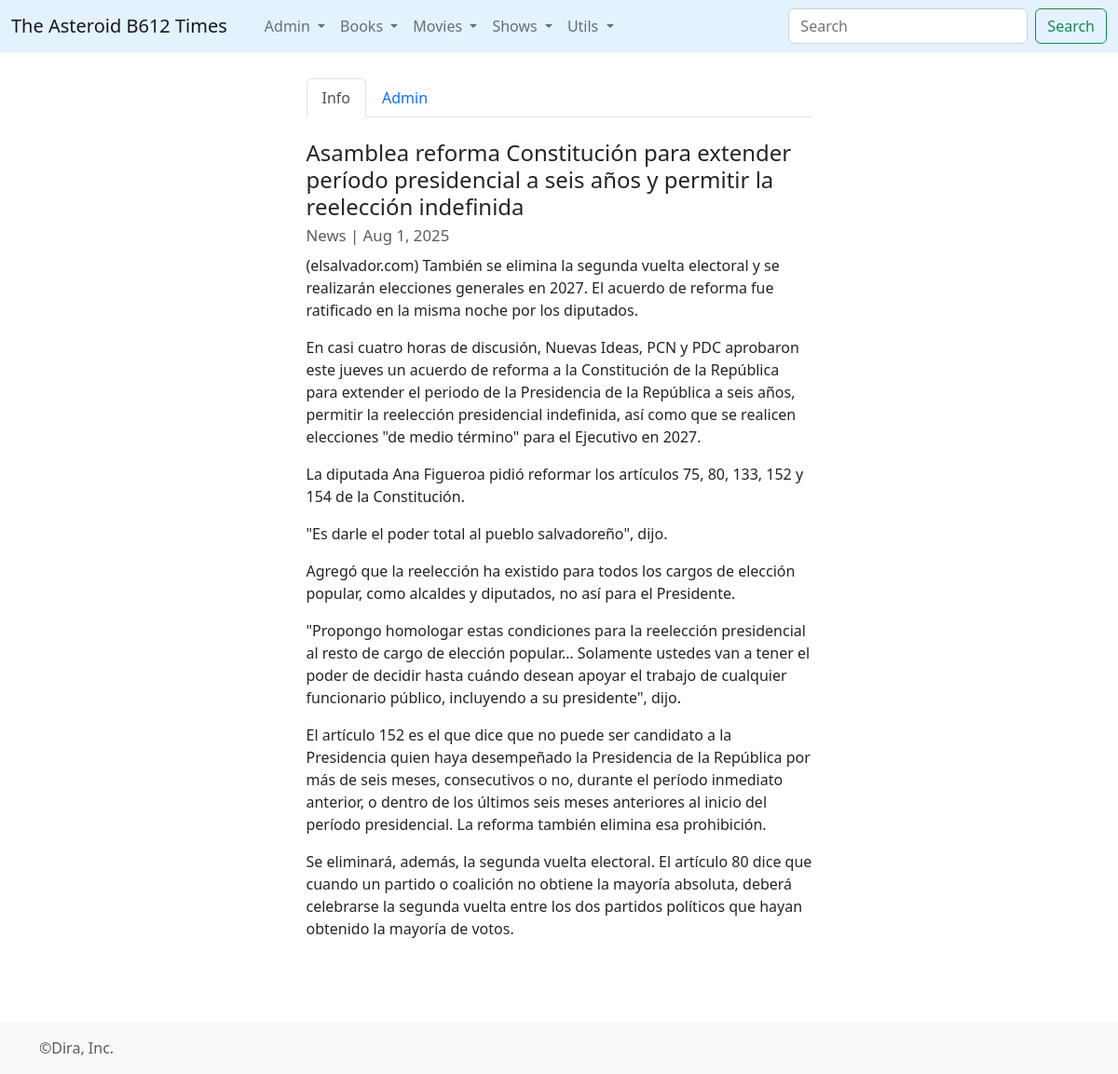
/wiki/402, run on the app's committed database.
### times/models.py (models this page shows, shortened)
class Wiki(models.Model):
	wtype = models.ForeignKey(WikiType,on_delete=models.CASCADE)
	title = models.CharField(max_length=512)
	info = models.TextField()
	created_at = models.DateTimeField(auto_now=True)
	updated_at = models.DateTimeField(null=True,blank=True)
	@property
	def mainPic(self):
		npics = WikiPhoto.objects.filter(wiki__id=self.id,imgtype=1).count()
		if npics == 0:
			return None
		else:
			pks = WikiPhoto.objects.filter(wiki=self.id,imgtype=1).values_list('pk', flat=True)
			random_pk = choice(pks)
			ppic = WikiPhoto.objects.get(pk=random_pk)
			return ppic.imagen.url
	@property
	def mdOutput(self):
		n_corte = self.info.find('==headtext==')
		if n_corte == -1:
			this_texto = self.info
		else:
			this_texto = self.info.replace('==headtext==','')
		return(markdown.markdown(this_texto,extensions=['extra']))
	@property
	def onbookcomm(self):
		conteo = MediaWiki.objects.filter(media_type=1,mwiki=self).count()
		if conteo == 0:
			return ""
		else:
			this_mediawiki = MediaWiki.objects.filter(media_type=1,mwiki=self).latest('id')
			this_book = Book.objects.get(pk=int(this_mediawiki.media_id))
			return " on <a href='/book/" + str(this_book.id) + "' style='text-decoration:none;'>"+this_book.titulo+"</a> "
	@property
	def nbooks(self):
		conteo = Credito.objects.filter(ctype__id__in=[1,7],media_type=1,persona=self).count()
		return conteo

class WikiType(models.Model):
	category = models.CharField(max_length=255)

### times/views.py (the view)
# urls.py: path('wiki/<wid>', views.wiki, name='wiki'),
def wiki(request,wid):
	this_wiki = Wiki.objects.get(pk=int(wid))
	collection = Pagina.objects.all().order_by('titulo')
	wtypes = WikiType.objects.all()
	rel_books = Book.objects.raw("""
		select
		    a.*
		from
		    times_book a
		    inner join times_credito b
		    on a.id = b.media_id
		    inner join times_wiki c
		    on b.persona_id = c.id
		where
		    c.id = {}
		   order by a.pub_year
		    """.format(this_wiki.id))
	return render(request,'view-wiki.html',{'this_wiki':this_wiki,'paginas':collection,'wtypes':wtypes,'creditos':rel_books})

### times/templates/view-wiki.html (shortened to what this page needs)
{% extends 'base_forms.html' %}
{% block contenido %}
<ul class="nav nav-tabs" id="myTab" role="tablist">
  <li class="nav-item" role="presentation">
    <button class="nav-link active" id="home-tab" data-bs-toggle="tab" data-bs-target="#home" type="button" role="tab" aria-controls="home" aria-selected="true">Info</button>
  </li>
  <li class="nav-item" role="presentation">
    <button class="nav-link" id="profile-tab" data-bs-toggle="tab" data-bs-target="#profile" type="button" role="tab" aria-controls="profile" aria-selected="false">Admin</button>
  </li>
</ul>
<div class="tab-content" id="myTabContent">
  <div class="tab-pane fade show active" id="home" role="tabpanel" aria-labelledby="home-tab">
  	<br>
  	<article class="blog-post">
		<h4>{{this_wiki.title}} <br><small class="text-muted" style="font-size: 0.7em; font-weight: normal;">{{this_wiki.wtype.category|capfirst}} | {{this_wiki.created_at|date:"M j, Y"}}</small></h4>
        {% if creditos %}
		{{this_wiki.headtext|safe|linebreaks}}
		{% else %}
		{{this_wiki.mdOutput|safe}}
		{% endif %}
	</article>
  </div>
</div>
<br>
{% endblock%}

### static/css/blog.css (style rules this page uses)
.blog-post { margin-bottom: 4rem; }

### data on the page
Wiki: title "Asamblea reforma Constitución para extender período presidencial a seis años y permitir la reelección indefinida", wtype.category "News", created_at "Aug 1, 2025", mdOutput "(elsalvador.com) También se elimina la segunda vuelta electoral y se realizarán elecciones generales en 2027. El acuerdo de reforma fue ratificado en la misma noche por los diputados. En casi cuatro horas de discusión, Nuevas Ideas, PCN y PDC aprobaron este jueves un acuerdo de reforma a la Constitución de la República para extender el periodo de la Presidencia de la República a seis años, permitir la reelección presidencial indefinida, así como que se realicen elecciones \"de medio término\" para el Ejecutivo en 2027. La diputada Ana Figueroa pidió reformar los artículos 75, 80, 133, 152 y 154 de la Constitución. \"Es darle el poder total al pueblo salvadoreño\", dijo. Agregó que la reelección…"
